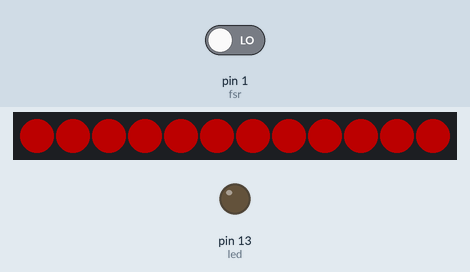
Simulated run of this sketch. Board: Arduino Uno, built with avr-gcc and run on an emulated ATmega328P. Shown: 12 RGB LEDs in strip order, left to right, output pins drawn as LEDs (lit = HIGH). The inputs (shaded band) are chosen by the test bench; at power-on: pin 1 (fsr) LOW. Dim RGB values are drawn brighter than linear.

Above: at 1.2 s.
1.3 s: pin 1 (fsr) driven HIGH
At 2.4 s:
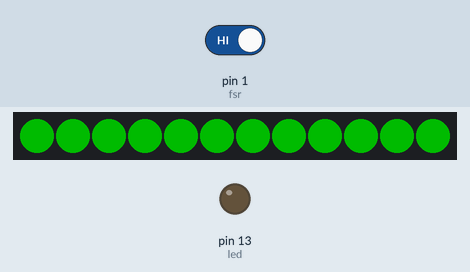
2.8 s: pin 1 (fsr) driven LOW
At 3.6 s:
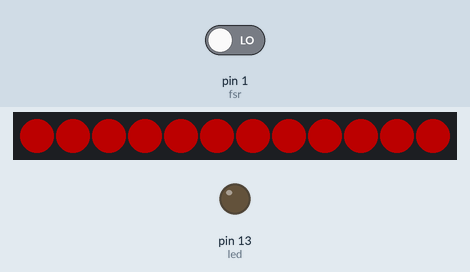
Timing chart, 0 to 5.8 s (numbered marks = the images above; inputs shaded):
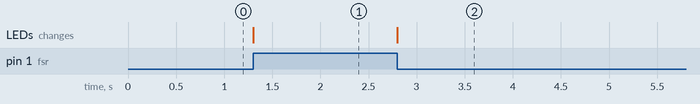

The sketch:

fsr_NeoPixel_test.ino
```cpp
#include "Adafruit_NeoPixel.h"

#define LEDs 12
#define PIN 2

// Parameter 1 = number of pixels in strip
// Parameter 2 = pin number (most are valid)
// Parameter 3 = pixel type flags, add together as needed:
//   NEO_KHZ800  800 KHz bitstream (most NeoPixel products w/WS2812 LEDs)
//   NEO_KHZ400  400 KHz (classic 'v1' (not v2) FLORA pixels, WS2811 drivers)
//   NEO_GRB     Pixels are wired for GRB bitstream (most NeoPixel products)
//   NEO_RGB     Pixels are wired for RGB bitstream (v1 FLORA pixels, not v2)
Adafruit_NeoPixel strip = Adafruit_NeoPixel(LEDs, PIN, NEO_GRB + NEO_KHZ800);

uint32_t red = 0xFF0000;
uint32_t off = 0x000000;
uint32_t green = 0x00FF00;

int fsr = 1;
int led = 13;

void setup() {
  // put your setup code here, to run once:
  pinMode(fsr,INPUT);
  pinMode(led,OUTPUT);

  strip.begin();
  strip.setBrightness(75);
  strip.show(); // Initialize all pixels to 'off'
}


void pixel_on(int pixel, uint32_t color){
  strip.setPixelColor(pixel, color);
}

void all_pixels(uint32_t color){
  for(int i = (LEDs-1); i>=0; i--)
  {
    pixel_on(i,color);
  }
}

void loop() {
  // put your main code here, to run repeatedly:
  if(digitalRead(fsr) == HIGH){
    //digitalWrite(led,HIGH);
    all_pixels(green);
  }
  else {
    //digitalWrite(led,LOW);
    all_pixels(red);
  }

  strip.show();
}
```

Measured:
- after the input at 1.3 s, the LEDs: change at once (image 1)
- after the input at 2.8 s, the LEDs: change at once (image 2)
